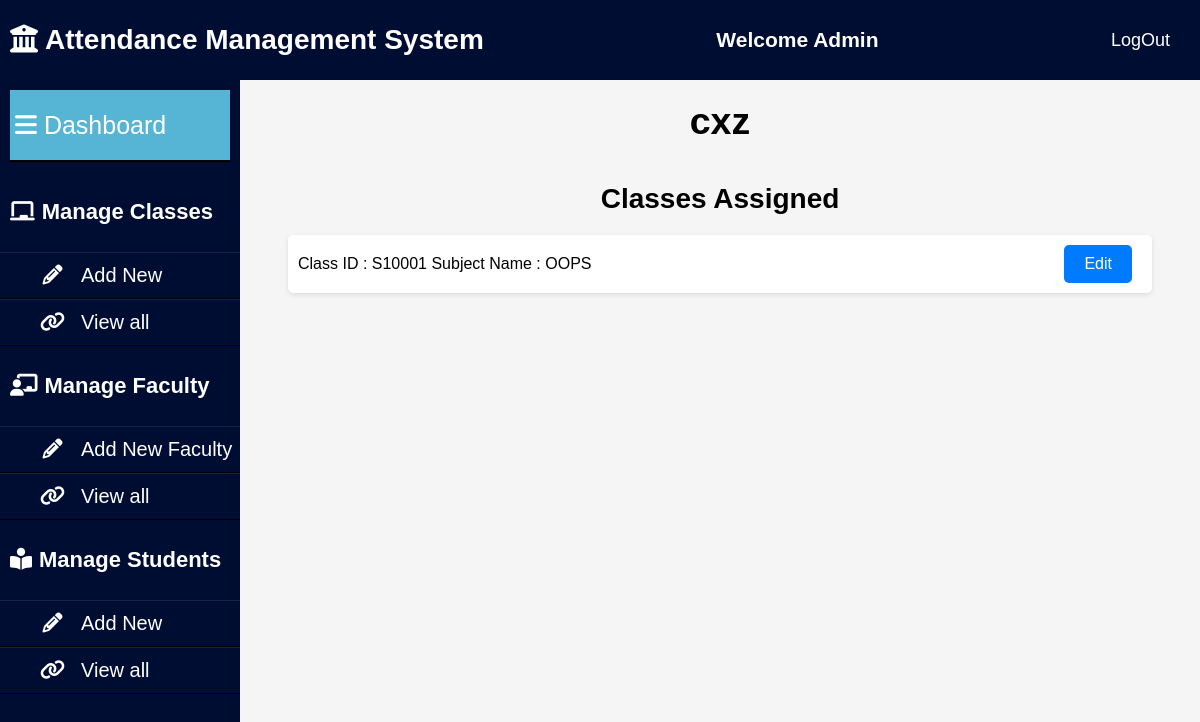
The page /teacher_mgmt/?teacher_id=T10001 on the database as committed earlier.
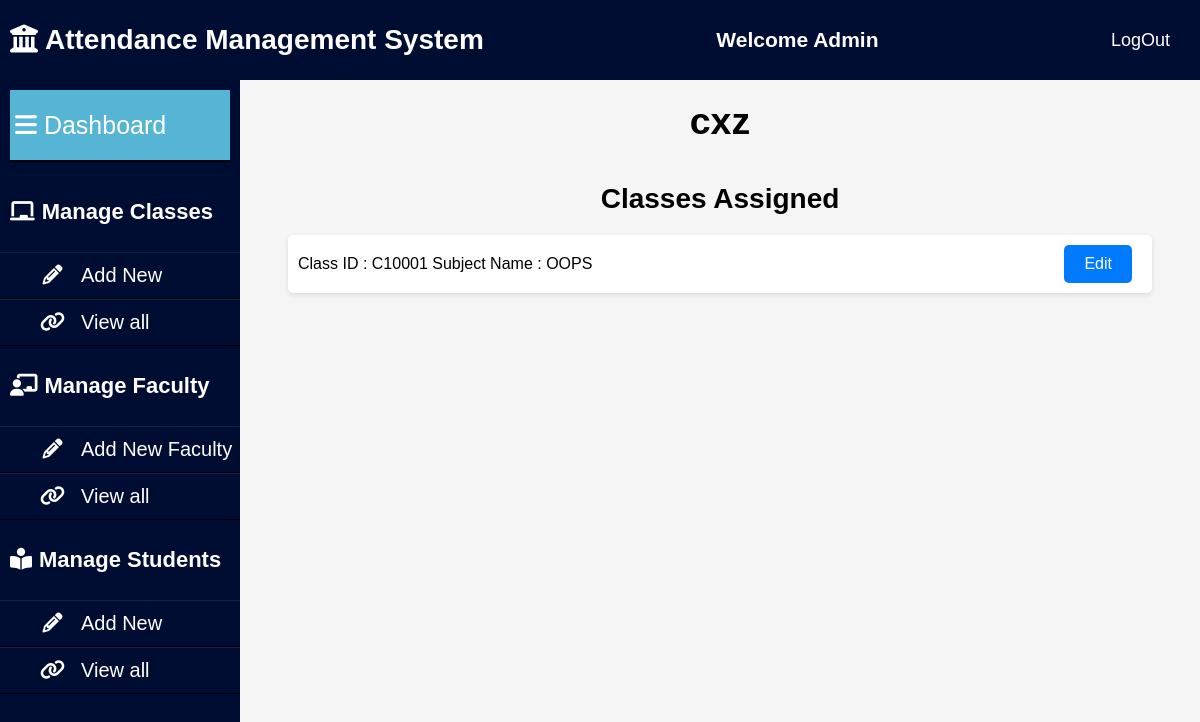
The same page on the database as committed later.
### AMS_APP/models.py (models this page shows, shortened)
class Subject(models.Model):
    subject_id=models.CharField(max_length=15)
    subject_name=models.CharField(max_length=30)
    teacher_id=models.CharField(max_length=15)
    classes_held=models.IntegerField()
    number_of_students=models.IntegerField()
    class_info=models.TextField()

### AMS_APP/views.py (the view)
# urls.py: path('teacher_mgmt/', views.teacher_mgmt, name='teacher_mgmt'),
def teacher_mgmt(request):
    teacher_id = request.GET.get('teacher_id')
    print(teacher_id)
    teacher_name=Teacher.objects.filter(teacher_id=teacher_id)[0].teacher_name
    class_list=list(Subject.objects.filter(teacher_id=teacher_id))
    dic={'teacher_name':teacher_name,'class_list':class_list}
    return render(request, 'teacher_mgmt.html',dic)

### template/teacher_mgmt.html (shortened to what this page needs)
{% load static %}
<!DOCTYPE html>
<html>
<head>
  <link href="{% static 'css/teacher_mgmt.css'%}" rel="stylesheet" type="text/css" />
     <link rel="stylesheet" href="https://cdnjs.cloudflare.com/ajax/libs/font-awesome/6.4.0/css/all.min.css">
    <link rel="stylesheet" type="text/css" href="{% static 'css/admindashboard.css'%}">
</head>
<body>
    <header class="mainheader">
        <h1><i class="fas fa-university"></i>Attendance Management System</h1>
        <h2>Welcome Admin</h2>
        <a href="/logoutuser" >LogOut</a>
    </header>
    <aside>
        <header>
            <a href="AdminDashboard.html">
                <i class="fas fa-bars"></i>Dashboard
            </a>
        </header>
        <ul>
            <li><h4><i class="fas fa-chalkboard"></i>Manage Classes</h4></li>
            <ul>
                <li><a href="/courseadd"><i class="fa fa-pencil fa-fw"></i>Add New</a></li>
                <li><a href="/viewclass"><i class="fa fa-link"></i>View all</a></li>
            </ul>
        </ul>
        <ul>
            <li><h4><i class="fas fa-chalkboard-teacher"></i>Manage Faculty</h4></li>
            <ul>
                <li><a href="/teacher"><i class="fa fa-pencil fa-fw"></i>Add New Faculty</a></li>
                <li><a href="/viewfaculty"><i class="fa fa-link"></i>View all</a></li>
            </ul>
        </ul>
        <ul>
            <li><h4><i class="fas fa-book-reader" aria-hidden="true"></i>Manage Students</h4></li>
            <ul>
                <li><a href="/addnewstudent"><i class="fa fa-pencil fa-fw"></i>Add New</a></li>
                <li><a href="/viewstudent"><i class="fa fa-link"></i>View all</a></li>
            </ul>
        </ul>
    </aside>
  <div class="content-container">
    <div class="teacher-info">
      <h2>{{teacher_name}}</h2>
    </div>
    <div class="batches-list">
      <h3>Classes Assigned</h3>
      <ul>
        {% for q in class_list %}
        <li>
          <span>Class ID : {{q.subject_id}}  Subject Name : {{q.subject_name}}</span>
          <a class="remove-btn btn" href="/class_mgmt/?subject_id={{ q.subject_id }}">Edit</a>
        </li>
        {% endfor %}
      </ul>
    </div>
  </div>
</body>
</html>

Rows that differ between the two databases and show on the page:
changed Subject "OOPS": subject_id "S10001" → "C10001"
